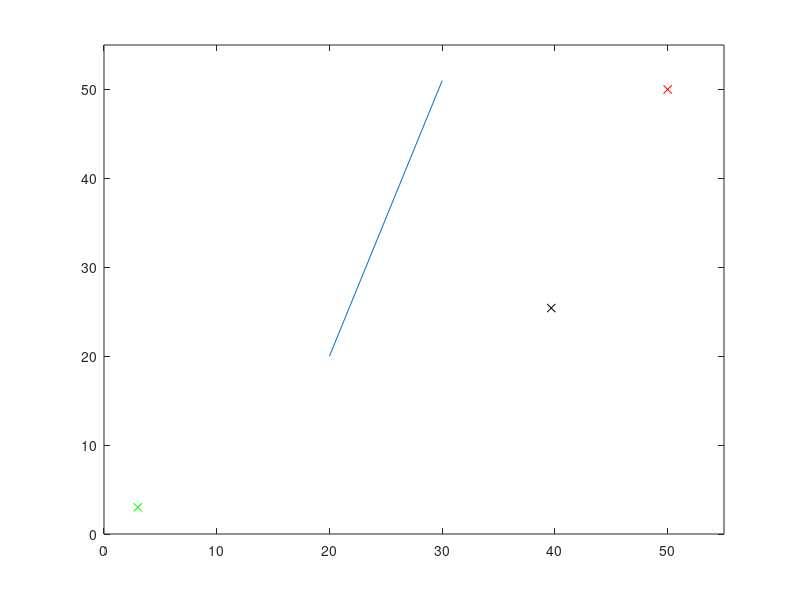

MATLAB code for this plot: (Note: this script raises an error after producing the figure.)
%Belief Space Navigation
clear
% close
clf
x_start = [3; 3];
x_goal = [50; 50];        %define goal region as a function of x, y position.
opt_dist = norm(x_start - x_goal);
max_iters = 500;        %number of iterations to run
count=1;
course = [0 0 50 50];     %course size - rectangular (x1 y1 x2 y2)
 chance_constraint = .05;   
% initialize vertices, nodes
V = {};             %cell array, each row is a vertex, and each element in the row is a node
n(1).x = x_start;       %node 1 is at x_start
n(1).parent = [1, 1];   %parent node is given by index in cell array v.
n(1).sigma = [.01; .01]; 

n(1).lambda = 0 + .01*randn(3,1);
n(1).SOC = 1;
n(1).cost = 0;
V{1,1} = n(1);
n = [];
n_lowest = 1;
%E = {};                 %list of edges between nodes. define by a list of intermediate points?
Q = [1 1];
%create obstacles - need to turn this into a function, create more complex
%obstacles.
obstacles(:,1) = linspace(20, 30, 500);
obstacles(:,2) = linspace(20, 51, 500);

%state space motion model
% x = [x_pos, y_pos, theta]'
% x(t) = x(t-1) + u(t-1)+w(t)
% z(t) = x(t) + v(t)
% where w is the process noise and v is the system noise, both assumed to be gaussian.


%plot a single line obstacle
plot([obstacles(1,1);obstacles(end,1)],[obstacles(1,2);obstacles(end,2)]);
hold on
plot(V{1,1}.x(1),V{1,1}.x(2), 'gx')
plot(x_goal(1), x_goal(2), 'rx')
axis([0 course(3)+5 0 course(4)+5])
while count <max_iters      
   %sample a point
   x = rand(2,1); 
   x_new(1,1) = x(1,1)*(course(3) - course(1)) + course(1);
   x_new(2,1) = x(2,1)*(course(4) - course(2)) + course(2);
      
   %plot new point
   plot(x_new(1),x_new(2),'kx');
   %find nearest neighbor
    for i=1:(size(V,1))                            %iterates through each valid node 
      distance = norm(V{i,1}.x -  x_new);                  %finds length between vertex and new coordinate
        if (i==1) || (distance < mindist)               %1st iteration or distance is less than minimum dist
            mindist = distance;
            imin(1) = i;
        end 
    end
    
    %parent should be the node at that vertex with the lowest cost
     %    %cost function here is simply covariance (ignoring path length cost)
    smallest_cost =sqrt(V{imin(1),1}.sigma(1)^2 + V{imin(1),1}.sigma(2)^2); 
    empt = cellfun(@isempty, V);
    temp = empt(imin(1),:).*(1:size(empt,2));
    vals = temp(temp==0);
    imin(2) = 1;    
    for i = 2:length(vals)
           cost = V{imin(1), i}.cost;
        if cost< smallest_cost
           smallest_cost = cost;
           imin(2) = i;
        end
    end
    v_nearest = V{imin(1),imin(2)}.x;                           %chooses single closest point. Consider changing this to a k-nearest search
    [edge] = connect(v_nearest, x_new);
   %draw ellipses, propagate
   [success, x_ret] = propogate(edge, V{imin(1), imin(2)}, x_new,  chance_constraint, obstacles);
   if success == 1 %if there is a connection
        %add x_new to v
        %calculate properties of x_new (like cost, SOC)
            v_new = x_ret;  
            v_new.cost = norm(v_new.x - v_nearest) + V{imin(1),imin(2)}.cost;
            v_new.parent = [imin(1), imin(2)];       %adjust to find correct parent node, maybe with least covariance
%             v_new.SOC = v_new.cost*drain

            V{end+1, 1} = v_new; %#ok<SAGROW>
        %add edge 
           % E{end +1} = edge;    %#ok<SAGROW>
        %add x_new to queue
            Q= [size(V,1), 1];
            
%         %find all v within a radius
            c=2/pi*(1+1/2)^(1/2)*(course(3)*course(4)/pi)^(1/2); %coefficient for radius of the ball
            num_nodes = size(V,1)*size(V,2);
            rad = c*(log(num_nodes)/num_nodes)^(1/2);
            %find all vertices within radius
            v_near = [];        %v_near stores the index of the vertex in V.
            for i=1:size(V,1) - 1;          %Try nearest neighbors here. 
                dist = norm(V{i,1}.x - v_new.x);
                if dist < rad
                   v_near(end+1) = i;  %#ok<SAGROW>
                end
            end
     %connect to k-nearest neighbors (naive search, try using k-d tree
%      k_neighbors = 3; % number of nearest neighbors to use. 
%                list = zeros(size(V,1)-1,1);
%             for i=1:size(V,1)-1
%                list(i) = norm(V{end,1}.x - V{i,1}.x);
%             end
%             [d, neighbors] = sort(list);
%             if (length(neighbors)>k_neighbors)
%                 v_near = neighbors(1:k_neighbors); 
%             else
%                 v_near = neighbors;
%             end

            %for all nearby vertices
        for k=1:length(v_near)
            %add edges
            [e] = connect(V{v_near(k),1}.x, V{end,1}.x);
           % E{end + 1} = e;
                empt = cellfun(@isempty, V);
                temp = empt(v_near(k),:).*(1:size(empt,2));
                vals = temp(temp~=0);
                if isempty(vals)
                        Q(end+1, :) = [v_near(k), 1]; %#ok<SAGROW>
                else
                    for ind = 1:(vals(1) - 1)    
                        Q(end+1, :) = [v_near(k), ind]; %#ok<SAGROW>
                    end
                end

        end
       %while queue is not empty
       % Q = order(Q);
        while (~isempty(Q)) 
            %n = pop from queue
            [n,Q] = pop(Q);
            for k=1:length(v_near) %for all vneighbor of v(n)
                [e_near] = connect(V{v_near(k),1}.x, V{n(1),n(2)}.x);
                %n = PROPAGATE(e_near, n)
                [success, n_new] = propogate(e_near, V{v_near(k),1}, V{n(1),n(2)}.x, chance_constraint, obstacles);
                if (success) %if node can successfully be propagated
                          least_cost = 1000;
                          for i = 1:(size(V,2)) %find the node in v_nearest with the lowest cost 
                            if (isfield(V{v_near(k), i},'cost'))
                              cost = V{v_near(k),i}.cost;
                                if   cost < least_cost || i==1
                                  least_cost = V{v_near(k),i}.cost;
                                  if n(1) ~= n_lowest
                                    n_lowest = i;
                                  end 
                                end
                            end
                          end
                    n_new.cost = V{v_near(k), n_lowest}.cost + norm(V{v_near(k), 1}.x - n_new.x);
                 %if APPENDBELIEF(v_near, n)
                    %add n to queue
                 %end if
%                   
                 [V, success] = AppendBelief(V, n_new, n);
                 if (success)
                    empt = cellfun(@isempty, V);
%                     temp = empt(v_near(k),:).*(1:size(empt,2));
%                     vals = temp(temp~=0); 
%                     Q(end+1,:) =  [v_near(k) vals(1)-1]; %add n back to the queue

                    temp = empt(n(1),:).*(1:size(empt,2)); %add in properties for new node
                    vals = temp(temp~=0);        
                        if (isempty(vals))
                            V{n(1), end+1} = n_new; %#ok<SAGROW>
                            V{n(1), end}.parent = [v_near(k),n_lowest];
%                             Q(end+1,:) = [n(1) size(V,2)];
                        else
                            V{n(1), vals(1)} = n_new;
                            V{n(1), vals(1)}.parent = [v_near(k), n_lowest]; % node with the lowest cost
%                             Q(end+1, :) = [n(1) vals(1)];
                        end
                 end 
                end
                

            end
        end
    end
   count = count +1;
end

mindist = 100; %% find vertex closest to the goal
for i=1:length(V)
   d = norm(V{i,1}.x - x_goal);
   if d<mindist
      mindist = d;
      i_goal= [i, 1];
   end
end
empt = cellfun(@isempty, V);
row = empt(i_goal(1),:);
vals = row(row==0);
lowest_cost = 1000; % find node with least cost.
for ind = 1:length(vals)  
 temp =  V{i_goal(1),ind}.cost;
 if (temp<lowest_cost)
    lowest_cost = temp;
    i_goal(2) = ind;
 end
end


% plot(V{i_goal(1),i_goal(2)}.x(1), V{i_goal(1),i_goal(2)}.x(2), 'ro')
V{i_goal(1),i_goal(2)}.x %print location of goal node
par = V{i_goal(1),i_goal(2)}.parent; 

path = par;
i=i_goal;

% %plot the tree
for ii=1:size(V,1)
%     for j=1:size(V,2)
%     plot([V{i,1}.x(1), V{V{i,1}.parent(1),1}.x(1)], [ V{i,1}.x(2), V{V{i,1}.parent(2),1}.x(2)], 'k')
plot([V{ii,1}.x(1) V{V{ii,1}.parent(1)}.x(1)],[V{ii,1}.x(2) V{V{ii,1}.parent(1)}.x(2)],'k')
%     end
end

while par(1)>1      %plot path
    plot([V{i(1), i(2)}.x(1);V{par(1),par(2)}.x(1)],[V{i(1), i(2)}.x(2);V{par(1),par(2)}.x(2)], 'g', 'LineWidth', 3) %should be fixed to V{par(1),V{par(2)}

        x1 = V{i(1),i(2)}.x(1) + V{i(1),i(2)}.sigma(1);%*cos(V{i(1),i(2)}.x(3));
        x2 = V{i(1),i(2)}.x(1) - V{i(1),i(2)}.sigma(1);%*cos(V{i(1),i(2)}.x(3));
        y1 = V{i(1),i(2)}.x(2) + V{i(1),i(2)}.sigma(1);%*sin(V{i(1),i(2)}.x(3));
        y2 = V{i(1),i(2)}.x(2) - V{i(1),i(2)}.sigma(1);%*sin(V{i(1),i(2)}.x(3));
        ecc = sqrt(abs(V{i(1),i(2)}.sigma(1)^2) - abs(V{i(1),i(2)}.sigma(2)^2));
         a = 1/2*sqrt((x2-x1)^2+(y2-y1)^2);
         b = a*sqrt(abs(1-ecc^2));
         t = linspace(0,2*pi);
         X = a*cos(t);
         Y = b*sin(t);
         w = atan2(y2-y1,x2-x1);
         x = (x1+x2)/2 + X*cos(w) - Y*sin(w);
         y = (y1+y2)/2 + X*sin(w) + Y*cos(w);
         plot(x,y,'r-')
 
 i = par;
par = V{par(1),par(2)}.parent;
path(end+1,:) = par; %#ok<SAGROW>
end
        x1 = V{i(1),i(2)}.x(1) + V{i(1),i(2)}.sigma(1);%*cos(V{i(1),i(2)}.x(3));
        x2 = V{i(1),i(2)}.x(1) - V{i(1),i(2)}.sigma(1);%*cos(V{i(1),i(2)}.x(3));
        y1 = V{i(1),i(2)}.x(2) + V{i(1),i(2)}.sigma(1);%*sin(V{i(1),i(2)}.x(3));
        y2 = V{i(1),i(2)}.x(2) - V{i(1),i(2)}.sigma(1);%*sin(V{i(1),i(2)}.x(3));
        ecc = sqrt(abs(V{i(1),i(2)}.sigma(1)^2) - abs(V{i(1),i(2)}.sigma(2)^2));
         a = 1/2*sqrt((x2-x1)^2+(y2-y1)^2);
         b = a*sqrt(abs(1-ecc^2));
         t = linspace(0,2*pi);
         X = a*cos(t);
         Y = b*sin(t);
         w = atan2(y2-y1,x2-x1);
         x = (x1+x2)/2 + X*cos(w) - Y*sin(w);
         y = (y1+y2)/2 + X*sin(w) + Y*cos(w);
         plot(x,y,'r-')
plot([V{i(1),1}.x(1); x_start(1)], [V{i(1),1}.x(2); x_start(2)],'g', 'LineWidth', 3);

path %#ok<NOPTS> %print out path
%draw ellipse around point closest to the goal.

